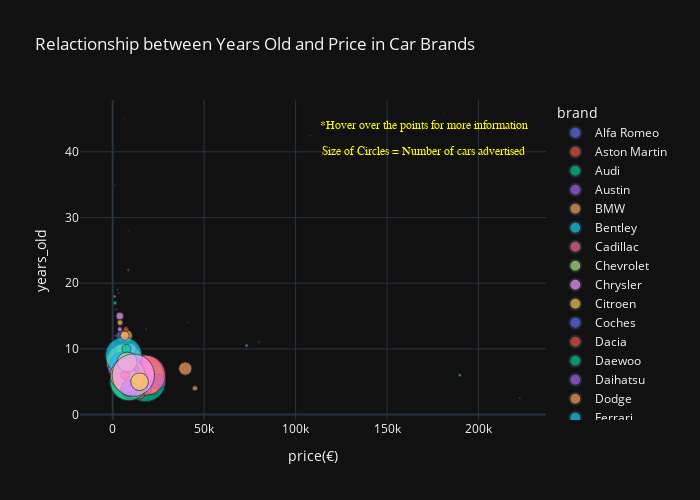

The cell this chart's notebook holds for it:
### Code cell
fig = px.scatter(df_brands,
                 title="Relactionship between Years Old and Price in Car Brands",
                 x="price(€)", 
                 y="years_old", 
                 size="number_cars",
                 size_max=30,
                 hover_name = "brand",
                hover_data=["percentage_professional", "horse_power", "km"],
                color="brand",
                template="plotly_dark",
                width=700, height=500)
fig.add_trace(go.Scatter(x=[170000, 170000], y=[43, 39], 
                         mode="text", 
                         text=["*Hover over the points for more information",
                               "Size of Circles = Number of cars advertised"],
                        textposition="top center",
                        textfont=dict(family="arial", size=12,color="yellow")))
fig.show()

### Figure 1 — Plotly figure (JSON) as saved in the notebook; plotly's stock layout.template omitted (floating-point values rounded to 4 significant figures)
{"data": [{"customdata": [[0.7511, 150, 142000]], "hovertemplate": "<b>%{hovertext}</b><br><br>brand=Alfa Romeo<br>price(€)=%{x}<br>years_old=%{y}<br>number_cars=%{marker.size}<br>percentage_professional=%{customdata[0]}<br>horse_power=%{customdata[1]}<br>km=%{customdata[2]}<extra></extra>", "hovertext": ["Alfa Romeo"], "legendgroup": "Alfa Romeo", "marker": {"color": "#636efa", "size": [225], "sizemode": "area", "sizeref": 4.056, "symbol": "circle"}, "mode": "markers", "name": "Alfa Romeo", "orientation": "v", "showlegend": true, "type": "scatter", "x": [4990], "xaxis": "x", "y": [12], "yaxis": "y"}, {"customdata": [[1, 436, 64500]], "hovertemplate": "<b>%{hovertext}</b><br><br>brand=Aston Martin<br>price(€)=%{x}<br>years_old=%{y}<br>number_cars=%{marker.size}<br>percentage_professional=%{customdata[0]}<br>horse_power=%{customdata[1]}<br>km=%{customdata[2]}<extra></extra>", "hovertext": ["Aston Martin"], "legendgroup": "Aston Martin", "marker": {"color": "#EF553B", "size": [5], "sizemode": "area", "sizeref": 4.056, "symbol": "circle"}, "mode": "markers", "name": "Aston Martin", "orientation": "v", "showlegend": true, "type": "scatter", "x": [79990], "xaxis": "x", "y": [11], "yaxis": "y"}, {"customdata": [[0.829, 150, 109519]], "hovertemplate": "<b>%{hovertext}</b><br><br>brand=Audi<br>price(€)=%{x}<br>years_old=%{y}<br>number_cars=%{marker.size}<br>percentage_professional=%{customdata[0]}<br>horse_power=%{customdata[1]}<br>km=%{customdata[2]}<extra></extra>", "hovertext": ["Audi"], "legendgroup": "Audi", "marker": {"color": "#00cc96", "size": [3222], "sizemode": "area", "sizeref": 4.056, "symbol": "circle"}, "mode": "markers", "name": "Audi", "orientation": "v", "showlegend": true, "type": "scatter", "x": [17990], "xaxis": "x", "y": [5], "yaxis": "y"}, {"customdata": [[1, 30, 10000]], "hovertemplate": "<b>%{hovertext}</b><br><br>brand=Austin<br>price(€)=%{x}<br>years_old=%{y}<br>number_cars=%{marker.size}<br>percentage_professional=%{customdata[0]}<br>horse_power=%{customdata[1]}<br>km=%{customdata[2]}<extra></extra>", "hovertext": ["Austin"], "legendgroup": "Austin", "marker": {"color": "#ab63fa", "size": [1], "sizemode": "area", "sizeref": 4.056, "symbol": "circle"}, "mode": "markers", "name": "Austin", "orientation": "v", "showlegend": true, "type": "scatter", "x": [6495], "xaxis": "x", "y": [45], "yaxis": "y"}, {"customdata": [[0.7977, 177, 119000]], "hovertemplate": "<b>%{hovertext}</b><br><br>brand=BMW<br>price(€)=%{x}<br>years_old=%{y}<br>number_cars=%{marker.size}<br>percentage_professional=%{customdata[0]}<br>horse_power=%{customdata[1]}<br>km=%{customdata[2]}<extra></extra>", "hovertext": ["BMW"], "legendgroup": "BMW", "marker": {"color": "#FFA15A", "size": [3371], "sizemode": "area", "sizeref": 4.056, "symbol": "circle"}, "mode": "markers", "name": "BMW", "orientation": "v", "showlegend": true, "type": "scatter", "x": [16800], "xaxis": "x", "y": [6], "yaxis": "y"}, {"customdata": [[0.7778, 555, 61687]], "hovertemplate": "<b>%{hovertext}</b><br><br>brand=Bentley<br>price(€)=%{x}<br>years_old=%{y}<br>number_cars=%{marker.size}<br>percentage_professional=%{customdata[0]}<br>horse_power=%{customdata[1]}<br>km=%{customdata[2]}<extra></extra>", "hovertext": ["Bentley"], "legendgroup": "Bentley", "marker": {"color": "#19d3f3", "size": [18], "sizemode": "area", "sizeref": 4.056, "symbol": "circle"}, "mode": "markers", "name": "Bentley", "orientation": "v", "showlegend": true, "type": "scatter", "x": [73200], "xaxis": "x", "y": [10.5], "yaxis": "y"}, {"customdata": [[0.9, 218, 104000]], "hovertemplate": "<b>%{hovertext}</b><br><br>brand=Cadillac<br>price(€)=%{x}<br>years_old=%{y}<br>number_cars=%{marker.size}<br>percentage_professional=%{customdata[0]}<br>horse_power=%{customdata[1]}<br>km=%{customdata[2]}<extra></extra>", "hovertext": ["Cadillac"], "legendgroup": "Cadillac", "marker": {"color": "#FF6692", "size": [10], "sizemode": "area", "sizeref": 4.056, "symbol": "circle"}, "mode": "markers", "name": "Cadillac", "orientation": "v", "showlegend": true, "type": "scatter", "x": [8500], "xaxis": "x", "y": [22], "yaxis": "y"}, {"customdata": [[0.7665, 124, 127705]], "hovertemplate": "<b>%{hovertext}</b><br><br>brand=Chevrolet<br>price(€)=%{x}<br>years_old=%{y}<br>number_cars=%{marker.size}<br>percentage_professional=%{customdata[0]}<br>horse_power=%{customdata[1]}<br>km=%{customdata[2]}<extra></extra>", "hovertext": ["Chevrolet"], "legendgroup": "Chevrolet", "marker": {"color": "#B6E880", "size": [197], "sizemode": "area", "sizeref": 4.056, "symbol": "circle"}, "mode": "markers", "name": "Chevrolet", "orientation": "v", "showlegend": true, "type": "scatter", "x": [4500], "xaxis": "x", "y": [10], "yaxis": "y"}, {"customdata": [[0.6917, 150, 170000]], "hovertemplate": "<b>%{hovertext}</b><br><br>brand=Chrysler<br>price(€)=%{x}<br>years_old=%{y}<br>number_cars=%{marker.size}<br>percentage_professional=%{customdata[0]}<br>horse_power=%{customdata[1]}<br>km=%{customdata[2]}<extra></extra>", "hovertext": ["Chrysler"], "legendgroup": "Chrysler", "marker": {"color": "#FF97FF", "size": [120], "sizemode": "area", "sizeref": 4.056, "symbol": "circle"}, "mode": "markers", "name": "Chrysler", "orientation": "v", "showlegend": true, "type": "scatter", "x": [3900], "xaxis": "x", "y": [15], "yaxis": "y"}, {"customdata": [[0.8205, 102, 118000]], "hovertemplate": "<b>%{hovertext}</b><br><br>brand=Citroen<br>price(€)=%{x}<br>years_old=%{y}<br>number_cars=%{marker.size}<br>percentage_professional=%{customdata[0]}<br>horse_power=%{customdata[1]}<br>km=%{customdata[2]}<extra></extra>", "hovertext": ["Citroen"], "legendgroup": "Citroen", "marker": {"color": "#FECB52", "size": [2685], "sizemode": "area", "sizeref": 4.056, "symbol": "circle"}, "mode": "markers", "name": "Citroen", "orientation": "v", "showlegend": true, "type": "scatter", "x": [6500], "xaxis": "x", "y": [8], "yaxis": "y"}, {"customdata": [[1, 115, 120000]], "hovertemplate": "<b>%{hovertext}</b><br><br>brand=Coches<br>price(€)=%{x}<br>years_old=%{y}<br>number_cars=%{marker.size}<br>percentage_professional=%{customdata[0]}<br>horse_power=%{customdata[1]}<br>km=%{customdata[2]}<extra></extra>", "hovertext": ["Coches"], "legendgroup": "Coches", "marker": {"color": "#636efa", "size": [1], "sizemode": "area", "sizeref": 4.056, "symbol": "circle"}, "mode": "markers", "name": "Coches", "orientation": "v", "showlegend": true, "type": "scatter", "x": [1100], "xaxis": "x", "y": [17], "yaxis": "y"}, {"customdata": [[0.9031, 90, 67471]], "hovertemplate": "<b>%{hovertext}</b><br><br>brand=Dacia<br>price(€)=%{x}<br>years_old=%{y}<br>number_cars=%{marker.size}<br>percentage_professional=%{customdata[0]}<br>horse_power=%{customdata[1]}<br>km=%{customdata[2]}<extra></extra>", "hovertext": ["Dacia"], "legendgroup": "Dacia", "marker": {"color": "#EF553B", "size": [289], "sizemode": "area", "sizeref": 4.056, "symbol": "circle"}, "mode": "markers", "name": "Dacia", "orientation": "v", "showlegend": true, "type": "scatter", "x": [7990], "xaxis": "x", "y": [4], "yaxis": "y"}, {"customdata": [[0.625, 84, 125000]], "hovertemplate": "<b>%{hovertext}</b><br><br>brand=Daewoo<br>price(€)=%{x}<br>years_old=%{y}<br>number_cars=%{marker.size}<br>percentage_professional=%{customdata[0]}<br>horse_power=%{customdata[1]}<br>km=%{customdata[2]}<extra></extra>", "hovertext": ["Daewoo"], "legendgroup": "Daewoo", "marker": {"color": "#00cc96", "size": [32], "sizemode": "area", "sizeref": 4.056, "symbol": "circle"}, "mode": "markers", "name": "Daewoo", "orientation": "v", "showlegend": true, "type": "scatter", "x": [1270], "xaxis": "x", "y": [17], "yaxis": "y"}, {"customdata": [[0.5, 89, 136500]], "hovertemplate": "<b>%{hovertext}</b><br><br>brand=Daihatsu<br>price(€)=%{x}<br>years_old=%{y}<br>number_cars=%{marker.size}<br>percentage_professional=%{customdata[0]}<br>horse_power=%{customdata[1]}<br>km=%{customdata[2]}<extra></extra>", "hovertext": ["Daihatsu"], "legendgroup": "Daihatsu", "marker": {"color": "#ab63fa", "size": [2], "sizemode": "area", "sizeref": 4.056, "symbol": "circle"}, "mode": "markers", "name": "Daihatsu", "orientation": "v", "showlegend": true, "type": "scatter", "x": [3598.0], "xaxis": "x", "y": [12.5], "yaxis": "y"}, {"customdata": [[0.7143, 140, 184500]], "hovertemplate": "<b>%{hovertext}</b><br><br>brand=Dodge<br>price(€)=%{x}<br>years_old=%{y}<br>number_cars=%{marker.size}<br>percentage_professional=%{customdata[0]}<br>horse_power=%{customdata[1]}<br>km=%{customdata[2]}<extra></extra>", "hovertext": ["Dodge"], "legendgroup": "Dodge", "marker": {"color": "#FFA15A", "size": [42], "sizemode": "area", "sizeref": 4.056, "symbol": "circle"}, "mode": "markers", "name": "Dodge", "orientation": "v", "showlegend": true, "type": "scatter", "x": [4900], "xaxis": "x", "y": [12], "yaxis": "y"}, {"customdata": [[0.9375, 585, 24505]], "hovertemplate": "<b>%{hovertext}</b><br><br>brand=Ferrari<br>price(€)=%{x}<br>years_old=%{y}<br>number_cars=%{marker.size}<br>percentage_professional=%{customdata[0]}<br>horse_power=%{customdata[1]}<br>km=%{customdata[2]}<extra></extra>", "hovertext": ["Ferrari"], "legendgroup": "Ferrari", "marker": {"color": "#19d3f3", "size": [16], "sizemode": "area", "sizeref": 4.056, "symbol": "circle"}, "mode": "markers", "name": "Ferrari", "orientation": "v", "showlegend": true, "type": "scatter", "x": [189725], "xaxis": "x", "y": [6], "yaxis": "y"}, {"customdata": [[0.8379, 85, 74859]], "hovertemplate": "<b>%{hovertext}</b><br><br>brand=Fiat<br>price(€)=%{x}<br>years_old=%{y}<br>number_cars=%{marker.size}<br>percentage_professional=%{customdata[0]}<br>horse_power=%{customdata[1]}<br>km=%{customdata[2]}<extra></extra>", "hovertext": ["Fiat"], "legendgroup": "Fiat", "marker": {"color": "#FF6692", "size": [944], "sizemode": "area", "sizeref": 4.056, "symbol": "circle"}, "mode": "markers", "name": "Fiat", "orientation": "v", "showlegend": true, "type": "scatter", "x": [7400], "xaxis": "x", "y": [5], "yaxis": "y"}, {"customdata": [[0.8424, 120, 95515]], "hovertemplate": "<b>%{hovertext}</b><br><br>brand=Ford<br>price(€)=%{x}<br>years_old=%{y}<br>number_cars=%{marker.size}<br>percentage_professional=%{customdata[0]}<br>horse_power=%{customdata[1]}<br>km=%{customdata[2]}<extra></extra>", "hovertext": ["Ford"], "legendgroup": "Ford", "marker": {"color": "#B6E880", "size": [2761], "sizemode": "area", "sizeref": 4.056, "symbol": "circle"}, "mode": "markers", "name": "Ford", "orientation": "v", "showlegend": true, "type": "scatter", "x": [8880], "xaxis": "x", "y": [5], "yaxis": "y"}, {"customdata": [[0.5, 117.5, 237743]], "hovertemplate": "<b>%{hovertext}</b><br><br>brand=Galloper<br>price(€)=%{x}<br>years_old=%{y}<br>number_cars=%{marker.size}<br>percentage_professional=%{customdata[0]}<br>horse_power=%{customdata[1]}<br>km=%{customdata[2]}<extra></extra>", "hovertext": ["Galloper"], "legendgroup": "Galloper", "marker": {"color": "#FF97FF", "size": [4], "sizemode": "area", "sizeref": 4.056, "symbol": "circle"}, "mode": "markers", "name": "Galloper", "orientation": "v", "showlegend": true, "type": "scatter", "x": [3250.0], "xaxis": "x", "y": [18.5], "yaxis": "y"}, {"customdata": [[0.7376, 140, 134900]], "hovertemplate": "<b>%{hovertext}</b><br><br>brand=Honda<br>price(€)=%{x}<br>years_old=%{y}<br>number_cars=%{marker.size}<br>percentage_professional=%{customdata[0]}<br>horse_power=%{customdata[1]}<br>km=%{customdata[2]}<extra></extra>", "hovertext": ["Honda"], "legendgroup": "Honda", "marker": {"color": "#FECB52", "size": [282], "sizemode": "area", "sizeref": 4.056, "symbol": "circle"}, "mode": "markers", "name": "Honda", "orientation": "v", "showlegend": true, "type": "scatter", "x": [7498.0], "xaxis": "x", "y": [12], "yaxis": "y"}, {"customdata": [[0.75, 287, 94000]], "hovertemplate": "<b>%{hovertext}</b><br><br>brand=Hummer<br>price(€)=%{x}<br>years_old=%{y}<br>number_cars=%{marker.size}<br>percentage_professional=%{customdata[0]}<br>horse_power=%{customdata[1]}<br>km=%{customdata[2]}<extra></extra>", "hovertext": ["Hummer"], "legendgroup": "Hummer", "marker": {"color": "#636efa", "size": [4], "sizemode": "area", "sizeref": 4.056, "symbol": "circle"}, "mode": "markers", "name": "Hummer", "orientation": "v", "showlegend": true, "type": "scatter", "x": [18250.0], "xaxis": "x", "y": [13], "yaxis": "y"}, {"customdata": [[0.9174, 115, 67362]], "hovertemplate": "<b>%{hovertext}</b><br><br>brand=Hyundai<br>price(€)=%{x}<br>years_old=%{y}<br>number_cars=%{marker.size}<br>percentage_professional=%{customdata[0]}<br>horse_power=%{customdata[1]}<br>km=%{customdata[2]}<extra></extra>", "hovertext": ["Hyundai"], "legendgroup": "Hyundai", "marker": {"color": "#EF553B", "size": [1089], "sizemode": "area", "sizeref": 4.056, "symbol": "circle"}, "mode": "markers", "name": "Hyundai", "orientation": "v", "showlegend": true, "type": "scatter", "x": [10800], "xaxis": "x", "y": [4], "yaxis": "y"}, {"customdata": [[0.9765, 170, 76200]], "hovertemplate": "<b>%{hovertext}</b><br><br>brand=Infiniti<br>price(€)=%{x}<br>years_old=%{y}<br>number_cars=%{marker.size}<br>percentage_professional=%{customdata[0]}<br>horse_power=%{customdata[1]}<br>km=%{customdata[2]}<extra></extra>", "hovertext": ["Infiniti"], "legendgroup": "Infiniti", "marker": {"color": "#00cc96", "size": [85], "sizemode": "area", "sizeref": 4.056, "symbol": "circle"}, "mode": "markers", "name": "Infiniti", "orientation": "v", "showlegend": true, "type": "scatter", "x": [17980], "xaxis": "x", "y": [4], "yaxis": "y"}, {"customdata": [[1, 163, 198327]], "hovertemplate": "<b>%{hovertext}</b><br><br>brand=Isuzu<br>price(€)=%{x}<br>years_old=%{y}<br>number_cars=%{marker.size}<br>percentage_professional=%{customdata[0]}<br>horse_power=%{customdata[1]}<br>km=%{customdata[2]}<extra></extra>", "hovertext": ["Isuzu"], "legendgroup": "Isuzu", "marker": {"color": "#ab63fa", "size": [1], "sizemode": "area", "sizeref": 4.056, "symbol": "circle"}, "mode": "markers", "name": "Isuzu", "orientation": "v", "showlegend": true, "type": "scatter", "x": [16819], "xaxis": "x", "y": [8], "yaxis": "y"}, {"customdata": [[0.8361, 180, 93397]], "hovertemplate": "<b>%{hovertext}</b><br><br>brand=Jaguar<br>price(€)=%{x}<br>years_old=%{y}<br>number_cars=%{marker.size}<br>percentage_professional=%{customdata[0]}<br>horse_power=%{customdata[1]}<br>km=%{customdata[2]}<extra></extra>", "hovertext": ["Jaguar"], "legendgroup": "Jaguar", "marker": {"color": "#FFA15A", "size": [305], "sizemode": "area", "sizeref": 4.056, "symbol": "circle"}, "mode": "markers", "name": "Jaguar", "orientation": "v", "showlegend": true, "type": "scatter", "x": [21900], "xaxis": "x", "y": [4], "yaxis": "y"}, {"customdata": [[0.8447, 140, 47700]], "hovertemplate": "<b>%{hovertext}</b><br><br>brand=Jeep<br>price(€)=%{x}<br>years_old=%{y}<br>number_cars=%{marker.size}<br>percentage_professional=%{customdata[0]}<br>horse_power=%{customdata[1]}<br>km=%{customdata[2]}<extra></extra>", "hovertext": ["Jeep"], "legendgroup": "Jeep", "marker": {"color": "#19d3f3", "size": [206], "sizemode": "area", "sizeref": 4.056, "symbol": "circle"}, "mode": "markers", "name": "Jeep", "orientation": "v", "showlegend": true, "type": "scatter", "x": [18763], "xaxis": "x", "y": [4], "yaxis": "y"}, {"customdata": [[0.9124, 115, 58581]], "hovertemplate": "<b>%{hovertext}</b><br><br>brand=Kia<br>price(€)=%{x}<br>years_old=%{y}<br>number_cars=%{marker.size}<br>percentage_professional=%{customdata[0]}<br>horse_power=%{customdata[1]}<br>km=%{customdata[2]}<extra></extra>", "hovertext": ["Kia"], "legendgroup": "Kia", "marker": {"color": "#FF6692", "size": [913], "sizemode": "area", "sizeref": 4.056, "symbol": "circle"}, "mode": "markers", "name": "Kia", "orientation": "v", "showlegend": true, "type": "scatter", "x": [11200], "xaxis": "x", "y": [4], "yaxis": "y"}, {"customdata": [[0.25, 85, 99000]], "hovertemplate": "<b>%{hovertext}</b><br><br>brand=Lada<br>price(€)=%{x}<br>years_old=%{y}<br>number_cars=%{marker.size}<br>percentage_professional=%{customdata[0]}<br>horse_power=%{customdata[1]}<br>km=%{customdata[2]}<extra></extra>", "hovertext": ["Lada"], "legendgroup": "Lada", "marker": {"color": "#B6E880", "size": [4], "sizemode": "area", "sizeref": 4.056, "symbol": "circle"}, "mode": "markers", "name": "Lada", "orientation": "v", "showlegend": true, "type": "scatter", "x": [2650], "xaxis": "x", "y": [19], "yaxis": "y"}, {"customdata": [[1, 630, 26500]], "hovertemplate": "<b>%{hovertext}</b><br><br>brand=Lamborghini<br>price(€)=%{x}<br>years_old=%{y}<br>number_cars=%{marker.size}<br>percentage_professional=%{customdata[0]}<br>horse_power=%{customdata[1]}<br>km=%{customdata[2]}<extra></extra>", "hovertext": ["Lamborghini"], "legendgroup": "Lamborghini", "marker": {"color": "#FF97FF", "size": [4], "sizemode": "area", "sizeref": 4.056, "symbol": "circle"}, "mode": "markers", "name": "Lamborghini", "orientation": "v", "showlegend": true, "type": "scatter", "x": [222500], "xaxis": "x", "y": [2.5], "yaxis": "y"}, {"customdata": [[0.7353, 115, 137500]], "hovertemplate": "<b>%{hovertext}</b><br><br>brand=Lancia<br>price(€)=%{x}<br>years_old=%{y}<br>number_cars=%{marker.size}<br>percentage_professional=%{customdata[0]}<br>horse_power=%{customdata[1]}<br>km=%{customdata[2]}<extra></extra>", "hovertext": ["Lancia"], "legendgroup": "Lancia", "marker": {"color": "#FECB52", "size": [68], "sizemode": "area", "sizeref": 4.056, "symbol": "circle"}, "mode": "markers", "name": "Lancia", "orientation": "v", "showlegend": true, "type": "scatter", "x": [4000], "xaxis": "x", "y": [14], "yaxis": "y"}, {"customdata": [[0.8901, 160, 93000]], "hovertemplate": "<b>%{hovertext}</b><br><br>brand=Land-Rover<br>price(€)=%{x}<br>years_old=%{y}<br>number_cars=%{marker.size}<br>percentage_professional=%{customdata[0]}<br>horse_power=%{customdata[1]}<br>km=%{customdata[2]}<extra></extra>", "hovertext": ["Land-Rover"], "legendgroup": "Land-Rover", "marker": {"color": "#636efa", "size": [455], "sizemode": "area", "sizeref": 4.056, "symbol": "circle"}, "mode": "markers", "name": "Land-Rover", "orientation": "v", "showlegend": true, "type": "scatter", "x": [24900], "xaxis": "x", "y": [5], "yaxis": "y"}, {"customdata": [[0.8269, 177, 163600.0]], "hovertemplate": "<b>%{hovertext}</b><br><br>brand=Lexus<br>price(€)=%{x}<br>years_old=%{y}<br>number_cars=%{marker.size}<br>percentage_professional=%{customdata[0]}<br>horse_power=%{customdata[1]}<br>km=%{customdata[2]}<extra></extra>", "hovertext": ["Lexus"], "legendgroup": "Lexus", "marker": {"color": "#EF553B", "size": [52], "sizemode": "area", "sizeref": 4.056, "symbol": "circle"}, "mode": "markers", "name": "Lexus", "orientation": "v", "showlegend": true, "type": "scatter", "x": [7250], "xaxis": "x", "y": [13], "yaxis": "y"}, {"customdata": [[1, 172.5, 93500]], "hovertemplate": "<b>%{hovertext}</b><br><br>brand=Lotus<br>price(€)=%{x}<br>years_old=%{y}<br>number_cars=%{marker.size}<br>percentage_professional=%{customdata[0]}<br>horse_power=%{customdata[1]}<br>km=%{customdata[2]}<extra></extra>", "hovertext": ["Lotus"], "legendgroup": "Lotus", "marker": {"color": "#00cc96", "size": [2], "sizemode": "area", "sizeref": 4.056, "symbol": "circle"}, "mode": "markers", "name": "Lotus", "orientation": "v", "showlegend": true, "type": "scatter", "x": [40945], "xaxis": "x", "y": [14], "yaxis": "y"}, {"customdata": [[0.4, 113, 200000]], "hovertemplate": "<b>%{hovertext}</b><br><br>brand=MG<br>price(€)=%{x}<br>years_old=%{y}<br>number_cars=%{marker.size}<br>percentage_professional=%{customdata[0]}<br>horse_power=%{customdata[1]}<br>km=%{customdata[2]}<extra></extra>", "hovertext": ["MG"], "legendgroup": "MG", "marker": {"color": "#ab63fa", "size": [5], "sizemode": "area", "sizeref": 4.056, "symbol": "circle"}, "mode": "markers", "name": "MG", "orientation": "v", "showlegend": true, "type": "scatter", "x": [1995], "xaxis": "x", "y": [16], "yaxis": "y"}, {"customdata": [[0.9273, 275, 73363]], "hovertemplate": "<b>%{hovertext}</b><br><br>brand=Maserati<br>price(€)=%{x}<br>years_old=%{y}<br>number_cars=%{marker.size}<br>percentage_professional=%{customdata[0]}<br>horse_power=%{customdata[1]}<br>km=%{customdata[2]}<extra></extra>", "hovertext": ["Maserati"], "legendgroup": "Maserati", "marker": {"color": "#FFA15A", "size": [55], "sizemode": "area", "sizeref": 4.056, "symbol": "circle"}, "mode": "markers", "name": "Maserati", "orientation": "v", "showlegend": true, "type": "scatter", "x": [44990], "xaxis": "x", "y": [4], "yaxis": "y"}, {"customdata": [[0.8656, 143, 96620]], "hovertemplate": "<b>%{hovertext}</b><br><br>brand=Mazda<br>price(€)=%{x}<br>years_old=%{y}<br>number_cars=%{marker.size}<br>percentage_professional=%{customdata[0]}<br>horse_power=%{customdata[1]}<br>km=%{customdata[2]}<extra></extra>", "hovertext": ["Mazda"], "legendgroup": "Mazda", "marker": {"color": "#19d3f3", "size": [387], "sizemode": "area", "sizeref": 4.056, "symbol": "circle"}, "mode": "markers", "name": "Mazda", "orientation": "v", "showlegend": true, "type": "scatter", "x": [12056], "xaxis": "x", "y": [5], "yaxis": "y"}, {"customdata": [[0.8064, 170, 110000]], "hovertemplate": "<b>%{hovertext}</b><br><br>brand=Mercedes-Benz<br>price(€)=%{x}<br>years_old=%{y}<br>number_cars=%{marker.size}<br>percentage_professional=%{customdata[0]}<br>horse_power=%{customdata[1]}<br>km=%{customdata[2]}<extra></extra>", "hovertext": ["Mercedes-Benz"], "legendgroup": "Mercedes-Benz", "marker": {"color": "#FF6692", "size": [3239], "sizemode": "area", "sizeref": 4.056, "symbol": "circle"}, "mode": "markers", "name": "Mercedes-Benz", "orientation": "v", "showlegend": true, "type": "scatter", "x": [17990], "xaxis": "x", "y": [6], "yaxis": "y"}, {"customdata": [[0.8665, 116, 87048]], "hovertemplate": "<b>%{hovertext}</b><br><br>brand=Mini<br>price(€)=%{x}<br>years_old=%{y}<br>number_cars=%{marker.size}<br>percentage_professional=%{customdata[0]}<br>horse_power=%{customdata[1]}<br>km=%{customdata[2]}<extra></extra>", "hovertext": ["Mini"], "legendgroup": "Mini", "marker": {"color": "#B6E880", "size": [562], "sizemode": "area", "sizeref": 4.056, "symbol": "circle"}, "mode": "markers", "name": "Mini", "orientation": "v", "showlegend": true, "type": "scatter", "x": [12790], "xaxis": "x", "y": [6], "yaxis": "y"}, {"customdata": [[0.7992, 140, 138000]], "hovertemplate": "<b>%{hovertext}</b><br><br>brand=Mitsubishi<br>price(€)=%{x}<br>years_old=%{y}<br>number_cars=%{marker.size}<br>percentage_professional=%{customdata[0]}<br>horse_power=%{customdata[1]}<br>km=%{customdata[2]}<extra></extra>", "hovertext": ["Mitsubishi"], "legendgroup": "Mitsubishi", "marker": {"color": "#FF97FF", "size": [239], "sizemode": "area", "sizeref": 4.056, "symbol": "circle"}, "mode": "markers", "name": "Mitsubishi", "orientation": "v", "showlegend": true, "type": "scatter", "x": [9990], "xaxis": "x", "y": [10], "yaxis": "y"}, {"customdata": [[0.8721, 115, 81637]], "hovertemplate": "<b>%{hovertext}</b><br><br>brand=Nissan<br>price(€)=%{x}<br>years_old=%{y}<br>number_cars=%{marker.size}<br>percentage_professional=%{customdata[0]}<br>horse_power=%{customdata[1]}<br>km=%{customdata[2]}<extra></extra>", "hovertext": ["Nissan"], "legendgroup": "Nissan", "marker": {"color": "#FECB52", "size": [1235], "sizemode": "area", "sizeref": 4.056, "symbol": "circle"}, "mode": "markers", "name": "Nissan", "orientation": "v", "showlegend": true, "type": "scatter", "x": [11700], "xaxis": "x", "y": [5], "yaxis": "y"}, {"customdata": [[0.8081, 120, 115000]], "hovertemplate": "<b>%{hovertext}</b><br><br>brand=Opel<br>price(€)=%{x}<br>years_old=%{y}<br>number_cars=%{marker.size}<br>percentage_professional=%{customdata[0]}<br>horse_power=%{customdata[1]}<br>km=%{customdata[2]}<extra></extra>", "hovertext": ["Opel"], "legendgroup": "Opel", "marker": {"color": "#636efa", "size": [2360], "sizemode": "area", "sizeref": 4.056, "symbol": "circle"}, "mode": "markers", "name": "Opel", "orientation": "v", "showlegend": true, "type": "scatter", "x": [6999], "xaxis": "x", "y": [7], "yaxis": "y"}, {"customdata": [[0.9067, 130, 53732]], "hovertemplate": "<b>%{hovertext}</b><br><br>brand=Otros coches<br>price(€)=%{x}<br>years_old=%{y}<br>number_cars=%{marker.size}<br>percentage_professional=%{customdata[0]}<br>horse_power=%{customdata[1]}<br>km=%{customdata[2]}<extra></extra>", "hovertext": ["Otros coches"], "legendgroup": "Otros coches", "marker": {"color": "#EF553B", "size": [150], "sizemode": "area", "sizeref": 4.056, "symbol": "circle"}, "mode": "markers", "name": "Otros coches", "orientation": "v", "showlegend": true, "type": "scatter", "x": [14970.0], "xaxis": "x", "y": [3], "yaxis": "y"}, {"customdata": [[0.844, 112, 100600]], "hovertemplate": "<b>%{hovertext}</b><br><br>brand=Peugeot<br>price(€)=%{x}<br>years_old=%{y}<br>number_cars=%{marker.size}<br>percentage_professional=%{customdata[0]}<br>horse_power=%{customdata[1]}<br>km=%{customdata[2]}<extra></extra>", "hovertext": ["Peugeot"], "legendgroup": "Peugeot", "marker": {"color": "#00cc96", "size": [2955], "sizemode": "area", "sizeref": 4.056, "symbol": "circle"}, "mode": "markers", "name": "Peugeot", "orientation": "v", "showlegend": true, "type": "scatter", "x": [8900], "xaxis": "x", "y": [5], "yaxis": "y"}, {"customdata": [[1, 187.5, 94000]], "hovertemplate": "<b>%{hovertext}</b><br><br>brand=Pontiac<br>price(€)=%{x}<br>years_old=%{y}<br>number_cars=%{marker.size}<br>percentage_professional=%{customdata[0]}<br>horse_power=%{customdata[1]}<br>km=%{customdata[2]}<extra></extra>", "hovertext": ["Pontiac"], "legendgroup": "Pontiac", "marker": {"color": "#ab63fa", "size": [2], "sizemode": "area", "sizeref": 4.056, "symbol": "circle"}, "mode": "markers", "name": "Pontiac", "orientation": "v", "showlegend": true, "type": "scatter", "x": [8494.0], "xaxis": "x", "y": [28], "yaxis": "y"}, {"customdata": [[0.8725, 320, 118441]], "hovertemplate": "<b>%{hovertext}</b><br><br>brand=Porsche<br>price(€)=%{x}<br>years_old=%{y}<br>number_cars=%{marker.size}<br>percentage_professional=%{customdata[0]}<br>horse_power=%{customdata[1]}<br>km=%{customdata[2]}<extra></extra>", "hovertext": ["Porsche"], "legendgroup": "Porsche", "marker": {"color": "#FFA15A", "size": [353], "sizemode": "area", "sizeref": 4.056, "symbol": "circle"}, "mode": "markers", "name": "Porsche", "orientation": "v", "showlegend": true, "type": "scatter", "x": [39700], "xaxis": "x", "y": [7], "yaxis": "y"}, {"customdata": [[0.8095, 110, 130000]], "hovertemplate": "<b>%{hovertext}</b><br><br>brand=Renault<br>price(€)=%{x}<br>years_old=%{y}<br>number_cars=%{marker.size}<br>percentage_professional=%{customdata[0]}<br>horse_power=%{customdata[1]}<br>km=%{customdata[2]}<extra></extra>", "hovertext": ["Renault"], "legendgroup": "Renault", "marker": {"color": "#19d3f3", "size": [2682], "sizemode": "area", "sizeref": 4.056, "symbol": "circle"}, "mode": "markers", "name": "Renault", "orientation": "v", "showlegend": true, "type": "scatter", "x": [5992.0], "xaxis": "x", "y": [9], "yaxis": "y"}, {"customdata": [[1, 292.5, 29500]], "hovertemplate": "<b>%{hovertext}</b><br><br>brand=Rolls-Royce<br>price(€)=%{x}<br>years_old=%{y}<br>number_cars=%{marker.size}<br>percentage_professional=%{customdata[0]}<br>horse_power=%{customdata[1]}<br>km=%{customdata[2]}<extra></extra>", "hovertext": ["Rolls-Royce"], "legendgroup": "Rolls-Royce", "marker": {"color": "#FF6692", "size": [2], "sizemode": "area", "sizeref": 4.056, "symbol": "circle"}, "mode": "markers", "name": "Rolls-Royce", "orientation": "v", "showlegend": true, "type": "scatter", "x": [108000], "xaxis": "x", "y": [42.5], "yaxis": "y"}, {"customdata": [[0.25, 122.5, 170500]], "hovertemplate": "<b>%{hovertext}</b><br><br>brand=Rover<br>price(€)=%{x}<br>years_old=%{y}<br>number_cars=%{marker.size}<br>percentage_professional=%{customdata[0]}<br>horse_power=%{customdata[1]}<br>km=%{customdata[2]}<extra></extra>", "hovertext": ["Rover"], "legendgroup": "Rover", "marker": {"color": "#B6E880", "size": [12], "sizemode": "area", "sizeref": 4.056, "symbol": "circle"}, "mode": "markers", "name": "Rover", "orientation": "v", "showlegend": true, "type": "scatter", "x": [1100], "xaxis": "x", "y": [18], "yaxis": "y"}, {"customdata": [[0.6818, 150, 184000]], "hovertemplate": "<b>%{hovertext}</b><br><br>brand=Saab<br>price(€)=%{x}<br>years_old=%{y}<br>number_cars=%{marker.size}<br>percentage_professional=%{customdata[0]}<br>horse_power=%{customdata[1]}<br>km=%{customdata[2]}<extra></extra>", "hovertext": ["Saab"], "legendgroup": "Saab", "marker": {"color": "#FF97FF", "size": [44], "sizemode": "area", "sizeref": 4.056, "symbol": "circle"}, "mode": "markers", "name": "Saab", "orientation": "v", "showlegend": true, "type": "scatter", "x": [3900], "xaxis": "x", "y": [13], "yaxis": "y"}, {"customdata": [[0.8058, 110, 104680]], "hovertemplate": "<b>%{hovertext}</b><br><br>brand=Seat<br>price(€)=%{x}<br>years_old=%{y}<br>number_cars=%{marker.size}<br>percentage_professional=%{customdata[0]}<br>horse_power=%{customdata[1]}<br>km=%{customdata[2]}<extra></extra>", "hovertext": ["Seat"], "legendgroup": "Seat", "marker": {"color": "#FECB52", "size": [2415], "sizemode": "area", "sizeref": 4.056, "symbol": "circle"}, "mode": "markers", "name": "Seat", "orientation": "v", "showlegend": true, "type": "scatter", "x": [8200], "xaxis": "x", "y": [6], "yaxis": "y"}, {"customdata": [[0.8552, 110, 92131]], "hovertemplate": "<b>%{hovertext}</b><br><br>brand=Skoda<br>price(€)=%{x}<br>years_old=%{y}<br>number_cars=%{marker.size}<br>percentage_professional=%{customdata[0]}<br>horse_power=%{customdata[1]}<br>km=%{customdata[2]}<extra></extra>", "hovertext": ["Skoda"], "legendgroup": "Skoda", "marker": {"color": "#636efa", "size": [525], "sizemode": "area", "sizeref": 4.056, "symbol": "circle"}, "mode": "markers", "name": "Skoda", "orientation": "v", "showlegend": true, "type": "scatter", "x": [8990], "xaxis": "x", "y": [4], "yaxis": "y"}, {"customdata": [[0.8356, 71, 66500]], "hovertemplate": "<b>%{hovertext}</b><br><br>brand=Smart<br>price(€)=%{x}<br>years_old=%{y}<br>number_cars=%{marker.size}<br>percentage_professional=%{customdata[0]}<br>horse_power=%{customdata[1]}<br>km=%{customdata[2]}<extra></extra>", "hovertext": ["Smart"], "legendgroup": "Smart", "marker": {"color": "#EF553B", "size": [146], "sizemode": "area", "sizeref": 4.056, "symbol": "circle"}, "mode": "markers", "name": "Smart", "orientation": "v", "showlegend": true, "type": "scatter", "x": [6838.0], "xaxis": "x", "y": [6], "yaxis": "y"}, {"customdata": [[0.8841, 165, 120700.0]], "hovertemplate": "<b>%{hovertext}</b><br><br>brand=Ssangyong<br>price(€)=%{x}<br>years_old=%{y}<br>number_cars=%{marker.size}<br>percentage_professional=%{customdata[0]}<br>horse_power=%{customdata[1]}<br>km=%{customdata[2]}<extra></extra>", "hovertext": ["Ssangyong"], "legendgroup": "Ssangyong", "marker": {"color": "#00cc96", "size": [164], "sizemode": "area", "sizeref": 4.056, "symbol": "circle"}, "mode": "markers", "name": "Ssangyong", "orientation": "v", "showlegend": true, "type": "scatter", "x": [7500.0], "xaxis": "x", "y": [10], "yaxis": "y"}, {"customdata": [[0.8246, 150, 130409]], "hovertemplate": "<b>%{hovertext}</b><br><br>brand=Subaru<br>price(€)=%{x}<br>years_old=%{y}<br>number_cars=%{marker.size}<br>percentage_professional=%{customdata[0]}<br>horse_power=%{customdata[1]}<br>km=%{customdata[2]}<extra></extra>", "hovertext": ["Subaru"], "legendgroup": "Subaru", "marker": {"color": "#ab63fa", "size": [57], "sizemode": "area", "sizeref": 4.056, "symbol": "circle"}, "mode": "markers", "name": "Subaru", "orientation": "v", "showlegend": true, "type": "scatter", "x": [12900], "xaxis": "x", "y": [7], "yaxis": "y"}, {"customdata": [[0.7256, 110, 112076]], "hovertemplate": "<b>%{hovertext}</b><br><br>brand=Suzuki<br>price(€)=%{x}<br>years_old=%{y}<br>number_cars=%{marker.size}<br>percentage_professional=%{customdata[0]}<br>horse_power=%{customdata[1]}<br>km=%{customdata[2]}<extra></extra>", "hovertext": ["Suzuki"], "legendgroup": "Suzuki", "marker": {"color": "#FFA15A", "size": [164], "sizemode": "area", "sizeref": 4.056, "symbol": "circle"}, "mode": "markers", "name": "Suzuki", "orientation": "v", "showlegend": true, "type": "scatter", "x": [6600], "xaxis": "x", "y": [12], "yaxis": "y"}, {"customdata": [[1, 80, 145770]], "hovertemplate": "<b>%{hovertext}</b><br><br>brand=Talbot<br>price(€)=%{x}<br>years_old=%{y}<br>number_cars=%{marker.size}<br>percentage_professional=%{customdata[0]}<br>horse_power=%{customdata[1]}<br>km=%{customdata[2]}<extra></extra>", "hovertext": ["Talbot"], "legendgroup": "Talbot", "marker": {"color": "#19d3f3", "size": [1], "sizemode": "area", "sizeref": 4.056, "symbol": "circle"}, "mode": "markers", "name": "Talbot", "orientation": "v", "showlegend": true, "type": "scatter", "x": [1250], "xaxis": "x", "y": [35], "yaxis": "y"}, {"customdata": [[0.5714, 85, 63000]], "hovertemplate": "<b>%{hovertext}</b><br><br>brand=Tata<br>price(€)=%{x}<br>years_old=%{y}<br>number_cars=%{marker.size}<br>percentage_professional=%{customdata[0]}<br>horse_power=%{customdata[1]}<br>km=%{customdata[2]}<extra></extra>", "hovertext": ["Tata"], "legendgroup": "Tata", "marker": {"color": "#FF6692", "size": [7], "sizemode": "area", "sizeref": 4.056, "symbol": "circle"}, "mode": "markers", "name": "Tata", "orientation": "v", "showlegend": true, "type": "scatter", "x": [1599], "xaxis": "x", "y": [12], "yaxis": "y"}, {"customdata": [[0.8552, 116, 125000]], "hovertemplate": "<b>%{hovertext}</b><br><br>brand=Toyota<br>price(€)=%{x}<br>years_old=%{y}<br>number_cars=%{marker.size}<br>percentage_professional=%{customdata[0]}<br>horse_power=%{customdata[1]}<br>km=%{customdata[2]}<extra></extra>", "hovertext": ["Toyota"], "legendgroup": "Toyota", "marker": {"color": "#B6E880", "size": [808], "sizemode": "area", "sizeref": 4.056, "symbol": "circle"}, "mode": "markers", "name": "Toyota", "orientation": "v", "showlegend": true, "type": "scatter", "x": [7924.0], "xaxis": "x", "y": [8], "yaxis": "y"}, {"customdata": [[0.8052, 120, 121000]], "hovertemplate": "<b>%{hovertext}</b><br><br>brand=Volkswagen<br>price(€)=%{x}<br>years_old=%{y}<br>number_cars=%{marker.size}<br>percentage_professional=%{customdata[0]}<br>horse_power=%{customdata[1]}<br>km=%{customdata[2]}<extra></extra>", "hovertext": ["Volkswagen"], "legendgroup": "Volkswagen", "marker": {"color": "#FF97FF", "size": [3650], "sizemode": "area", "sizeref": 4.056, "symbol": "circle"}, "mode": "markers", "name": "Volkswagen", "orientation": "v", "showlegend": true, "type": "scatter", "x": [11285], "xaxis": "x", "y": [6], "yaxis": "y"}, {"customdata": [[0.8781, 150, 114450]], "hovertemplate": "<b>%{hovertext}</b><br><br>brand=Volvo<br>price(€)=%{x}<br>years_old=%{y}<br>number_cars=%{marker.size}<br>percentage_professional=%{customdata[0]}<br>horse_power=%{customdata[1]}<br>km=%{customdata[2]}<extra></extra>", "hovertext": ["Volvo"], "legendgroup": "Volvo", "marker": {"color": "#FECB52", "size": [640], "sizemode": "area", "sizeref": 4.056, "symbol": "circle"}, "mode": "markers", "name": "Volvo", "orientation": "v", "showlegend": true, "type": "scatter", "x": [14700], "xaxis": "x", "y": [5], "yaxis": "y"}, {"mode": "text", "text": ["*Hover over the points for more information", "Size of Circles = Number of cars advertised"], "textfont": {"color": "yellow", "family": "arial", "size": 12}, "textposition": "top center", "type": "scatter", "x": [170000, 170000], "y": [43, 39]}], "layout": {"height": 500, "legend": {"itemsizing": "constant", "title": {"text": "brand"}, "tracegroupgap": 0}, "title": {"text": "Relactionship between Years Old and Price in Car Brands"}, "width": 700, "xaxis": {"anchor": "y", "autorange": true, "domain": [0, 1], "range": [-17990.0, 236900.0], "title": {"text": "price(€)"}, "type": "linear"}, "yaxis": {"anchor": "x", "autorange": true, "domain": [0, 1], "range": [-0.8288, 47.89], "title": {"text": "years_old"}, "type": "linear"}}}
